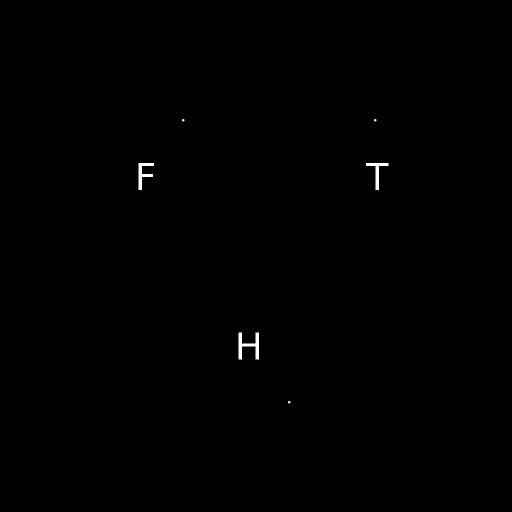
#> input picture Sim_4_multi_Obj.tif, 1024 x 1024 px (shown at 1/2 size)
$ jupyter execute --allow-errors FTH_COMP.ipynb   (shell and % lines are left out)   (older library calls are emulated)
#> lines starting #> are read from the running program, lines starting #| are printed output that depends on the picture
# FP O4: Fourier-Transform Holography
## _Simulation part_

This notebook is used for simulating a Fourier-transform holography experiment. The whole (virtual) experiment is executed in the notebook and all documentation, analysis and discussion should be left here. In the end, you can generate a pdf from this notebook and hand it in as experimental report. Use these text boxes and [Markdown formatting](https://de.wikipedia.org/wiki/Markdown) to produce your text. If you prefer, you can change the language of this document to German.

## Important: File saving

The binder session uses a local copy of all data. Once the binder session is terminated or receives a time out, all local data will be _irrevocably lost._ To save your data, open a terminal in the main jupyter window (`new` → `terminal`) and run `./git.sh` or `sh git.sh` using the credientials provided.

## Import Libraries

This needs to be executed once in the beginning when you start the kernel on which the notebook operates. The libaries loaded include functions for numerical operations, scientific plotting and image manipulation.

[cell 1]
# NumPy – The fundamental package for scientific computing with Python
# https://numpy.org/
import numpy as np

# Matplotlib – Visualization with Python
# https://matplotlib.org/
import matplotlib.pyplot as plt
#for interactive plots

## Load the Data

The objects are represented by binary image files. You can concieve this image as the amplitude of the electromagnetic wave in the plane after it has passed an aperture shaped like this image. In this simulation, we consider the phase to be constant (zero) everywhere.

Please specify the **entire file path and the file name**. Every time you want to analyze a new virtual object, you have to load the image file here and then execute every step. We recomment to either copy the code for each object or to create a new file (`File` → `Make a copy`).

Replace `file` by the following file names for the objects:
1. Sim_1_ohne_Ref.tif
2. Sim_2_eine_Ref.tif
3. Sim_3_multi_Ref.tif
4. Sim_4_multi_Obj.tif

Use the `prefix` to change file names for the output of the notebook.

[cell 2]
file = r"Sim_4_multi_Obj.tif" #The file has to be in the same folder as this script.
your_folder = r'' #The folder where you want to save your data in. Make sure that the folder exists.
prefix = 'Sim_4_multi_Obj' #This string will be added in front of your saved image. Choose it according to your current simulation.

obj = plt.imread(file)/255
#> obj: shape (1024, 1024) float64; min 0, max 1, mean 0.00213

### Plot the object

[cell 3]
fig, ax = plt.subplots()
ax = plt.imshow(obj, cmap = 'gray')
fig.colorbar(ax, fraction=0.046, pad=0.04)
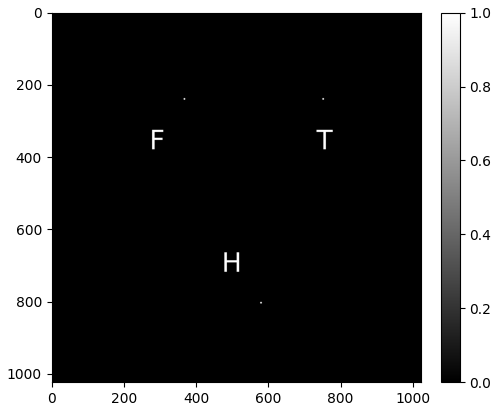
#> figure drawn by matplotlib, 2 panels

## Fourier Transformation – Propagate to far field

The wave field is propagated into the far field based on the Fraunhofer approximation which states that the far-field diffraction pattern of an object is basically given by the Fourier transformation (FT) of the object. We omit some additional phase terms here (why can we do this?). As our virtual detector only detects intensity, we calculate the magnitude squared of the FT. The numerical fast Fourier transformation function (fft2) expects the center of the coordinate system to be located in pixel (0,0) which is counterintuitive to the typical detector position in the experiment where the beam is centered on the chip, i.e. the center is located at pixel (n/2,n/2). The fftshift function translates between the two representations.

[cell 4]
hologram = np.abs(np.fft.fftshift(np.fft.fft2(obj)))**2

### Plot the image

Plot the diffraction pattern, i.e. the Fourier transformation with a linear intensity scale (with limits) and as a logarithmic plot.

You can adjust the scale of the linear intensity scale by specifying the minimal (*vmin*) and maximal (*vmax*) displayed value. You can do this with choosing the percentiles in the first line but you can also type in any number you like.

The result is automatically saved as numpy file and as png file. Do not forget to change the `prefix` string in the second code cell to avoid that the file is overwritten.

[cell 5]
MinV, MaxV = np.percentile(hologram,(50,99))
#> MinV = 15.01; MaxV = 32678.2

fig, axs = plt.subplots(1,2)

ax1 = axs[0].imshow(hologram, cmap = 'gray', vmin = MinV, vmax = MaxV)
fig.colorbar(ax1, ax=axs[0], fraction=0.046, pad=0.04)
axs[0].set_title('Fourier trans. (abs squared)')

ax2 = axs[1].imshow(np.log10(hologram), cmap = 'gray', vmin=0)
fig.colorbar(ax2, ax=axs[1], fraction=0.046, pad=0.04)
axs[1].set_title('Fourier trans. (log abs squared)')

fig.tight_layout()

#save image and data
plt.savefig(your_folder + prefix + 'holo.png')
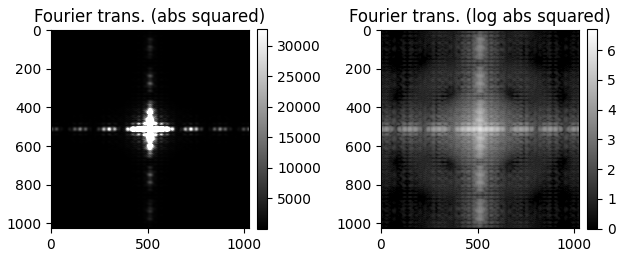
#> figure drawn by matplotlib, 4 panels
np.save(your_folder + prefix + 'holo', hologram) #saves as numpy array. can be opened in another notebook with np.load('filepath')

## Fourier transformation – Reconstruct

Now the artificial hologram is reconstructed using an inverse Fourier transformation. This is the only step that you will execute with the experimental data.

[cell 6]
recon = np.abs(np.fft.ifftshift(np.fft.ifft2(np.fft.fftshift(hologram))))

### Plot the image

As before...

[cell 7]
MinV, MaxV = np.percentile(recon,(50,98))
#> MinV = 8.69e-15; MaxV = 78

fig, ax = plt.subplots()

ax = plt.imshow(recon, cmap = 'gray', vmin = MinV, vmax = MaxV)
plt.colorbar()
plt.title('Reconstruction (abs)')

fig.tight_layout()

#save image and data
plt.savefig(your_folder + prefix + 'recon.png')
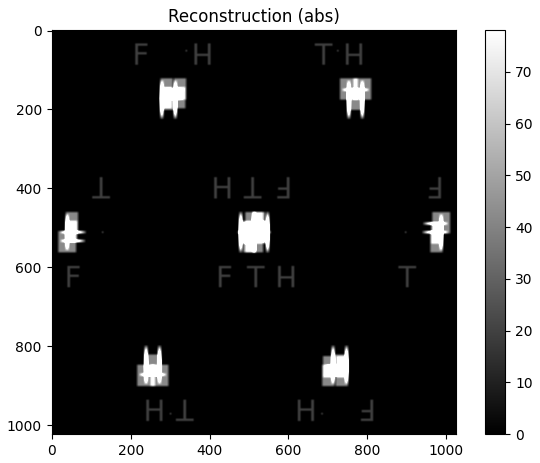
#> figure drawn by matplotlib, 2 panels
np.save(your_folder + prefix + 'recon', recon) #saves as numpy array. can be opened in another notebook with np.load('filepath')

## Tasks

### Objects 1 and 2
* Describe the function of FTH using the first two object examples.
* How is the image created in FTH?
* Why do we observe two images?
* Where is the image located in the reconstruction matrix?
* What determines its resolution and its brightness?

### Object 3
* Compare and explain the different images with respect to their resolution and intensity.
* Use the Square object and the `lineout` function (below) to quantify your results.
    * Plot the intensity and resolution as a function of a suitable paramter. (Which is it?)
    * Find the physical relationship between the choses paramter and the intensity and resolution, respectively. (Fit!)

### Object 4
* Explain the multitude of images appearing in the reconstruction matrix.
* Download the object and reconstruction images (you'll find a png in your folder) and use some kind of color coding to mark the referecne–object relations.
* Upload your modified images to the notebook afterwards. (You can do this in the main window and display the image here using markdown code. You can find an example on how to include an image in the first Markdowncell of this notebook).

### Lineout

Do reasonable intensity lineouts to determine the intensity and the resolution using the 10%–90% criterion.

You can determine the pixel positions by using the cursor over your image. You can also select an area of the image to enlarge it by using the butten left of the floppy disc.

The lineout function returns the value for the intensity and the resolution.

[cell 8]
def lineout(image, startX, endX, startY, endY, file_prefix):
#> called with startX = 650, endX = 700, startY = 160, endY = 161, file_prefix = 'Sim_4_multi_Obj'
    lineout = np.sum(image[startY:endY, startX:endX], 0)
#> lineout = 50 values, max 2.53e-14 at index 18, min 1.63e-15 at index 5, mean 1.1e-14

    ma = np.max(lineout)
#> ma = 2.53e-14
    mi = np.min(lineout)
#> mi = 1.63e-15

    if np.where(lineout == ma)[0][0] < np.where(lineout == mi)[0][0]:
        ten = np.interp(-.1 * (ma-mi) + mi, -lineout, range(startX, endX))
        ninety = np.interp(-.9 * (ma-mi) + mi, -lineout, range(startX, endX))
    else:
        ten = np.interp(.1 * (ma-mi) + mi, lineout, range(startX, endX))
#> ten = 650
        ninety = np.interp(.9 * (ma-mi) + mi, lineout, range(startX, endX))
#> ninety = 699

    #plot the lineout
    fig, ax = plt.subplots()
    ax.plot(range(startX, endX), lineout)
    ax.axvline(ten, c = 'tab:orange', lw = 1)
    ax.axvline(ninety, c = 'tab:orange', lw = 1)
    plt.title("Lineout for resolution")
    plt.xlabel("Pixel")
    plt.ylabel("Intensity [a.u.]")

    #save the lineout
    np.savetxt(your_folder + file_prefix + 'lineout.txt', lineout)
    return (ma - mi), np.abs(ninety - ten)

[cell 9]
contrast, resolution = lineout(image=recon, startX = 650, endX = 700, startY = 160, endY = 161, file_prefix=prefix)
#> contrast = 2.36e-14; resolution = 49
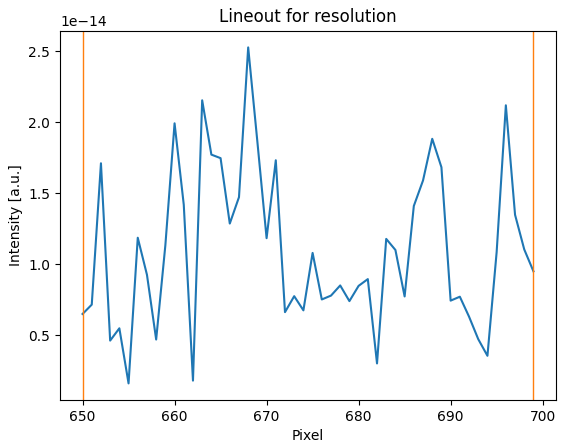
#> figure drawn by matplotlib, 1 panel; curve peaks at x = 668, y = 2.53e-14

$ run again, with Sim_1_ohne_Refrecon.png saved as Sim_4_multi_Obj.tif
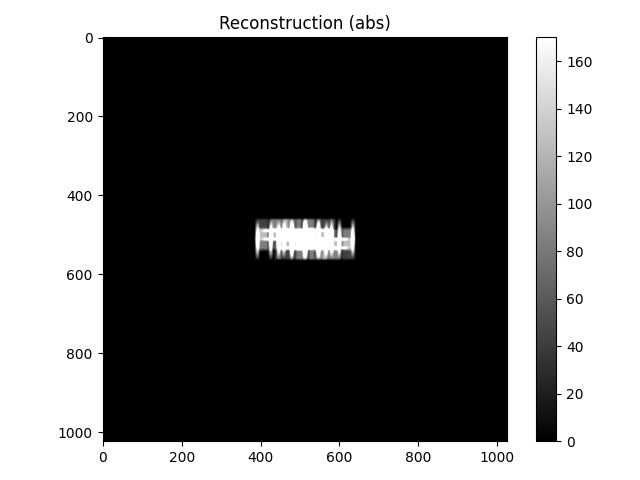
#> input picture Sim_1_ohne_Refrecon.png, 640 x 480 px
#> `MinV, MaxV = np.percentile(hologram,(50,99))`: MinV = 3.45; MaxV = 4212.1
#> `recon = np.abs(np.fft.ifftshift(np.fft.ifft2(np.fft.fftshift(hologram)..`:
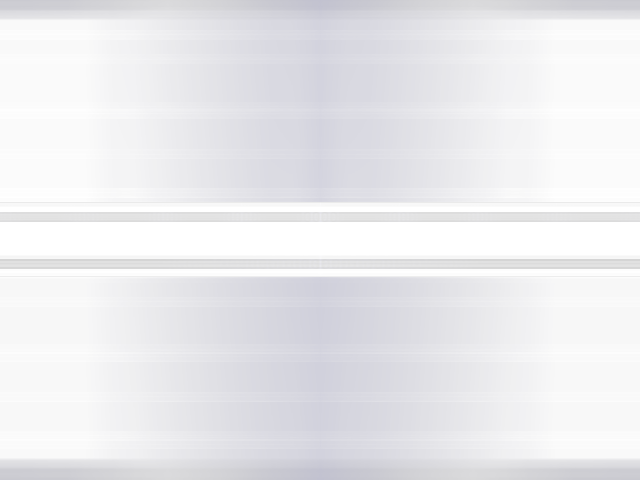
#> recon: shape (480, 640, 4) float64; mean R, G, B, A 906.7, 906.7, 1132.1, 906.7; transparent parts drawn white
#> `MinV, MaxV = np.percentile(recon,(50,98))`: MinV = 712.5; MaxV = 2560
#> `plt.savefig(your_folder + prefix + 'recon.png')`:
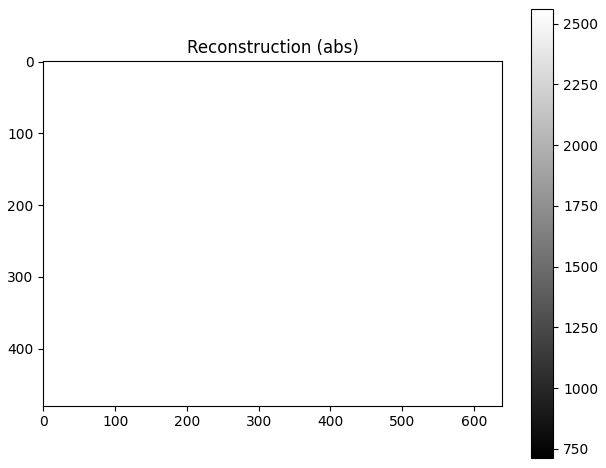
#> figure drawn by matplotlib, 2 panels
#> lineout = empty array
